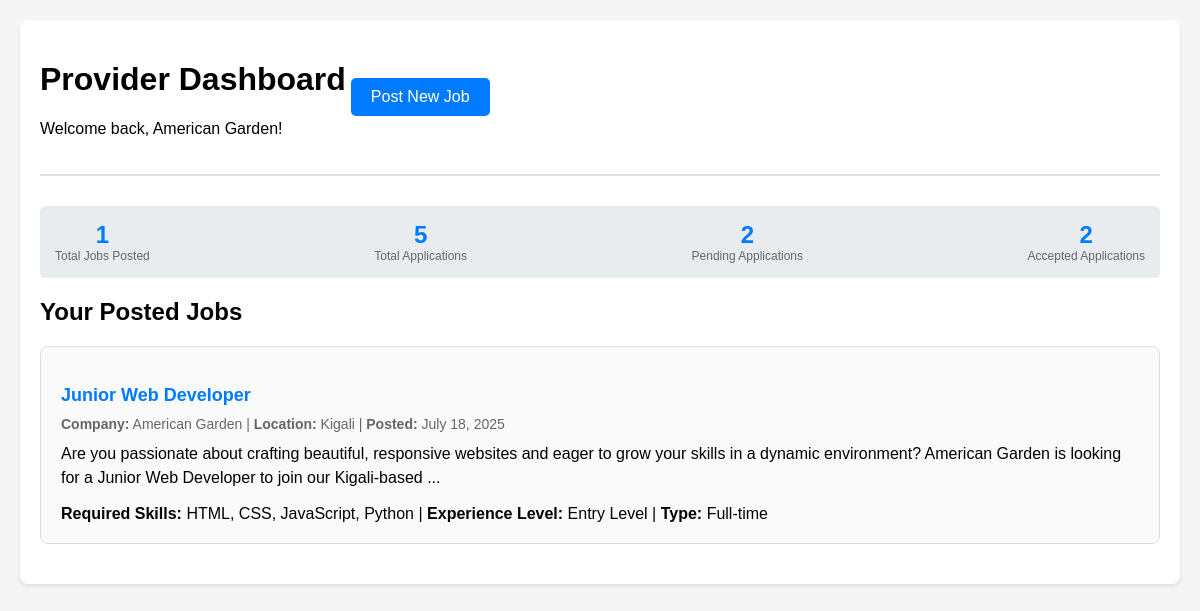
The page /provider/dashboard (signed in) on the database its author committed.
### app.py (models this page shows, shortened)
class User(db.Model):
    id = db.Column(db.Integer, primary_key=True)
    username = db.Column(db.String(100), unique=True, nullable=False)
    email = db.Column(db.String(100), unique=True, nullable=False)
    password_hash = db.Column(db.String(200), nullable=False)
    role = db.Column(db.String(20), nullable=False, default='job_seeker')  # 'job_seeker' or 'job_provider'
    skills = db.Column(db.String(300))
    default_cv = db.Column(db.String(300))
    default_cover_letter = db.Column(db.String(300))
    company_name = db.Column(db.String(200))
    company_description = db.Column(db.Text)
    company_website = db.Column(db.String(300))
    company_location = db.Column(db.String(200))
    contact_person = db.Column(db.String(200))
    contact_phone = db.Column(db.String(20))
    created_at = db.Column(db.DateTime, default=datetime.utcnow)

class Job(db.Model):
    id = db.Column(db.Integer, primary_key=True)
    title = db.Column(db.String(200), nullable=False)
    description = db.Column(db.Text, nullable=False)
    skill_required = db.Column(db.String(200), nullable=False)
    course_link = db.Column(db.String(300))
    company = db.Column(db.String(200))
    location = db.Column(db.String(200))
    posted_by = db.Column(db.Integer, db.ForeignKey('user.id'), nullable=False)  # Link to job provider
    posted_at = db.Column(db.DateTime, default=datetime.utcnow)
    experience_level = db.Column(db.String(50), default='Entry Level')
    employment_type = db.Column(db.String(50), default='Full-time')
    salary_range = db.Column(db.String(100))
    poster = db.relationship('User', backref='posted_jobs')
    applications = db.relationship('Application', backref='job', lazy=True)

### app.py (the view)
@app.route('/provider/dashboard')
@job_provider_required
def provider_dashboard():
    user = User.query.get(session['user_id'])
    posted_jobs = Job.query.filter_by(posted_by=user.id).order_by(Job.posted_at.desc()).all()
    job_ids = [job.id for job in posted_jobs]
    applications = Application.query.filter(Application.job_id.in_(job_ids)).order_by(Application.applied_at.desc()).all()
    return render_template('provider_dashboard.html',
                         user=user,
                         posted_jobs=posted_jobs,
                         applications=applications)

### app.py (called while the page is built)
@app.context_processor
def inject_user():
    return dict(get_current_user=get_current_user)

def job_provider_required(f):
    from functools import wraps
    @wraps(f)
    def decorated_function(*args, **kwargs):
        if 'user_id' not in session:
            flash('Please log in to access this page.', 'error')
            return redirect(url_for('login'))
        user = User.query.get(session['user_id'])
        if user.role != 'job_provider':
            flash('Access denied. Job providers only.', 'error')
            return redirect(url_for('index'))
        return f(*args, **kwargs)
    return decorated_function

### templates/provider_dashboard.html (shortened to what this page needs)
<!DOCTYPE html>
<html lang="en">
<head>
</head>
<body>
    <div class="container">
        <div class="header">
            <div>
                <h1>Provider Dashboard</h1>
                <p>Welcome back, {{ user.company_name }}!</p>
            </div>
            <a href="{{ url_for('add_job') }}" class="btn">Post New Job</a>
        </div>
        <div class="stats-bar">
            <div class="stat-item">
                <div class="stat-number">{{ posted_jobs|length }}</div>
                <div class="stat-label">Total Jobs Posted</div>
            </div>
            <div class="stat-item">
                <div class="stat-number">{{ applications|length }}</div>
                <div class="stat-label">Total Applications</div>
            </div>
            <div class="stat-item">
                <div class="stat-number">{{ applications|selectattr('status', 'equalto', 'pending')|list|length }}</div>
                <div class="stat-label">Pending Applications</div>
            </div>
            <div class="stat-item">
                <div class="stat-number">{{ applications|selectattr('status', 'equalto', 'accepted')|list|length }}</div>
                <div class="stat-label">Accepted Applications</div>
            </div>
        </div>
        <h2>Your Posted Jobs</h2>
        {% if posted_jobs %}
            {% for job in posted_jobs %}
                <div class="job-card" onclick="toggleApplications({{ job.id }})">
                    <h3 class="job-title">{{ job.title }}</h3>
                    <div class="job-meta">
                        <strong>Company:</strong> {{ job.company }} |
                        <strong>Location:</strong> {{ job.location or 'Not specified' }} |
                        <strong>Posted:</strong> {{ job.posted_at.strftime('%B %d, %Y') }}
                    </div>
                    <div class="job-description">
                        {{ job.description[:200] }}{% if job.description|length > 200 %}...{% endif %}
                    </div>
                    <div>
                        <strong>Required Skills:</strong> {{ job.skill_required }} |
                        <strong>Experience Level:</strong> {{ job.experience_level }} |
                        <strong>Type:</strong> {{ job.employment_type }}
                    </div>
                </div>
            {% endfor %}
        {% else %}
            <div class="no-applications">
                <h3>No jobs posted yet</h3>
                <p>Start by posting your first job to attract talented candidates!</p>
                <a href="{{ url_for('add_job') }}" class="btn">Post Your First Job</a>
            </div>
        {% endif %}
    </div>
</body>
</html>

### templates/provider_dashboard.html (style rules this page uses)
body { font-family: Arial, sans-serif; margin: 0; padding: 20px; background-color: #f5f5f5; }
.container { max-width: 1200px; margin: 0 auto; background-color: white; padding: 20px; border-radius: 8px; box-shadow: 0 2px 4px rgba(0,0,0,0.1); }
.header { display: flex; justify-content: between; align-items: center; margin-bottom: 30px; padding-bottom: 20px; border-bottom: 2px solid #e0e0e0; }
.btn { background-color: #007bff; color: white; padding: 10px 20px; text-decoration: none; border-radius: 5px; border: none; cursor: pointer; display: inline-block; margin: 5px; }
.job-card { border: 1px solid #ddd; border-radius: 8px; padding: 20px; margin-bottom: 20px; background-color: #fafafa; cursor: pointer; transition: all 0.3s ease; }
.job-title { color: #007bff; margin-bottom: 10px; font-size: 18px; }
.job-meta { color: #666; font-size: 14px; margin-bottom: 10px; }
.job-description { margin-bottom: 15px; line-height: 1.5; }
.stats-bar { display: flex; justify-content: space-between; margin-bottom: 20px; padding: 15px; background-color: #e9ecef; border-radius: 5px; }
.stat-item { text-align: center; }
.stat-number { font-size: 24px; font-weight: bold; color: #007bff; }
.stat-label { font-size: 12px; color: #666; }

### rows shown on the page
User: company_name "American Garden"
Job: title "Junior Web Developer", company "American Garden", location "Kigali", posted_at "July 18, 2025", description "Are you passionate about crafting beautiful, responsive websites and eager to grow your skills in a dynamic environment? American Garden is looking for a Junior Web Developer to join our Kigali-based", skill_required "HTML, CSS, JavaScript, Python", experience_level "Entry Level", employment_type "Full-time"

### other values the page prints
{{ posted_jobs|length }} "1"
{{ applications|length }} "5"
{{ applications|selectattr('status', 'equalto', 'pending')|list|length }} "2"
{{ applications|selectattr('status', 'equalto', 'accepted')|list|length }} "2"
